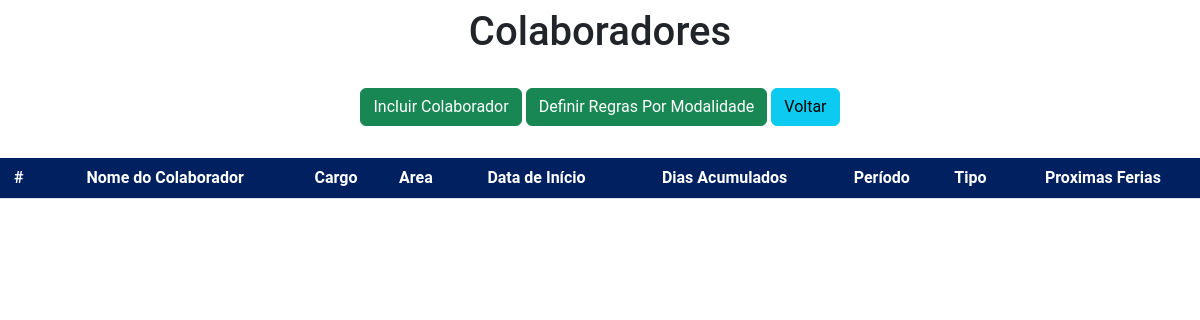
The page /View_Colaboradores/ on the database as committed earlier.
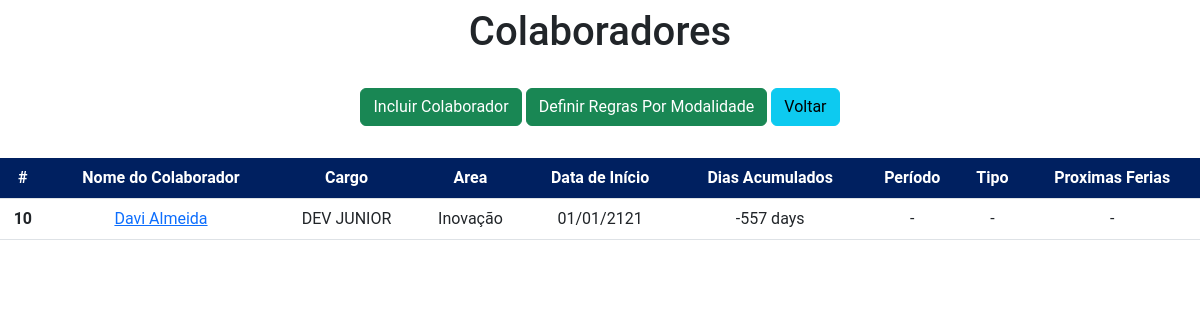
The same page on the database as committed later.
### app/models.py (models this page shows, shortened)
class Colaboradores(models.Model):
    nome = models.CharField(max_length=150)
    cargo = models.CharField(max_length=150)
    area = models.ForeignKey(Areas, null=True, blank=True, related_name='indicacao', on_delete=deletion.DO_NOTHING)
    modalidade_contratacao = models.ForeignKey(Modalidades, null=True, blank=True, related_name='modalidade', on_delete=deletion.DO_NOTHING)
    data_inicio = models.DateTimeField('Event Date', null=True)
    periodo = models.IntegerField(null=True)
    tipo_ferias = models.CharField(max_length=150, null=True)
    proximas_ferias = models.CharField(max_length=150, null=True)
    @property
    def Days_till(self):
        today = date.today()
        days_till = self.data_inicio.date() -today
        days_till_stripped = str(days_till).split(",", 1)[0]
        return days_till_stripped

class Areas(models.Model):
    area = models.CharField(max_length=150)
    def __str__(self):
        return self.area

### app/views.py (the view)
# urls.py: path('View_Colaboradores/', View_Colaboradores, name='View_Colaboradores'),
def View_Colaboradores(request):
    data = {}
    data['db'] = Colaboradores.objects.all()
    return render(request, 'listaColaboradores.html', data)

### app/templates/listaColaboradores.html (shortened to what this page needs)
<!DOCTYPE html>
{% load static %}
<html lang="pt-br">
<head>
  <link href="https://cdn.jsdelivr.net/npm/bootstrap@5.2.0-beta1/dist/css/bootstrap.min.css" rel="stylesheet"
>
</head>
<body>
  <tbody>
    <div class="col- m-auto pt-2 pb-2 text-center">
      <h1>Colaboradores</h1>
    </div>
  </tbody>
  <div class="col- m-auto pt-3 pb-2 text-center">
    <a href="/Cadastro_Colaboradores" class="btn btn-success">Incluir Colaborador</a>
    <a href="/Cadastro_Regras" class="btn btn-success">Definir Regras Por Modalidade</a>
    <a href="/" class="btn btn-info w-600">Voltar</a>
  </div>
  <div class="col-0 m-auto pt-4 pb-2 text-center">
    <table class="table">
      <thead class="thead-dark">
        <tr>
          <th scope="col">#</th>
          <th scope="col">Nome do Colaborador</th>
          <th scope="col">Cargo</th>
          <th scope="col">Area</th>
          <th scope="col">Data de Início</th>
          <th scope="col">Dias Acumulados</th>
          <th scope="col">Período</th>
          <th scope="col">Tipo</th>
          <th scope="col">Proximas Ferias</th>
        </tr>
      </thead>
      <tbody>
        {% for dbs in db %}
        <tr>
          <th>{{dbs.id}}</th>
          <td><a href="/Cadastro_Ferias">{{dbs.nome}}</a></td>
          {% if dbs.cargo == NULL %}
          <td class="prevent-none">-</td>
          {% else %}
          <td class="prevent-none">{{dbs.cargo}}</td>
          {%endif%}
          {% if dbs.area == NULL %}
          <td class="prevent-none">-</td>
          {% else %}
          <td class="prevent-none">{{dbs.area}}</td>
          {%endif%}
          {% if dbs.data_inicio == NULL %}
          <td class="prevent-none">-</td>
          {% else %}
          <td class="prevent-none">{{dbs.data_inicio | date:"d/m/yy"}}</td>
          {%endif%}
          {% if dbs.Days_till == NULL %}
          <td class="prevent-none">-</td>
          {% else %}
          <td class="prevent-none">{{dbs.Days_till}}</td>
          {%endif%}
          {% if dbs.periodo == NULL %}
          <td class="prevent-none">-</td>
          {% else %}
          <td class="prevent-none">{{dbs.periodo}}</td>
          {%endif%}
          {% if dbs.tipo_ferias == NULL %}
          <td class="prevent-none">-</td>
          {% else %}
          <td class="prevent-none">{{dbs.tipo_ferias}}</td>
          {%endif%}
          {% if dbs.proximas_ferias == NULL %}
          <td class="prevent-none">-</td>
          {% else %}
          <td class="prevent-none">{{dbs.proximas_ferias}}</td>
          {%endif%}
        </tr>
        {% endfor %}
      </tbody>
    </table>
  </div>
  {% load static %}
</body>
</html>

Rows that differ between the two databases and show on the page:
added Colaboradores: id "10", nome "Davi Almeida", cargo "DEV JUNIOR", area "Inovação", data_inicio "01/01/2121", Days_till "-557 days"
